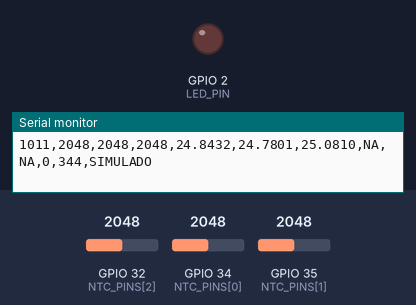
The program below on a simulated ESP32. On the bench: output pins drawn as LEDs (lit = HIGH), the last lines printed to the serial monitor. The inputs (shaded band) are chosen by the test bench; at power-on: GPIO 32 (NTC_PINS[2]) = 2048, GPIO 34 (NTC_PINS[0]) = 2048, GPIO 35 (NTC_PINS[1]) = 2048 (analog values on the 0–4095 scale).

Above: at 1.8 s.
1.9 s: GPIO 32 (NTC_PINS[2]) set to 7
5.2 s: GPIO 32 (NTC_PINS[2]) set to 4
At 9.0 s:
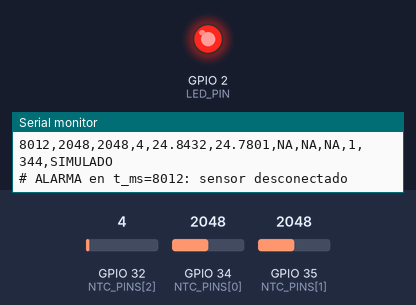
9.3 s: GPIO 34 (NTC_PINS[0]) set to 7
10.8 s: GPIO 34 (NTC_PINS[0]) set to 4
13.5 s: GPIO 35 (NTC_PINS[1]) set to 7
15.0 s: GPIO 35 (NTC_PINS[1]) set to 4
Timing chart, 0 to 18.0 s (numbered marks = the images above; inputs shaded):
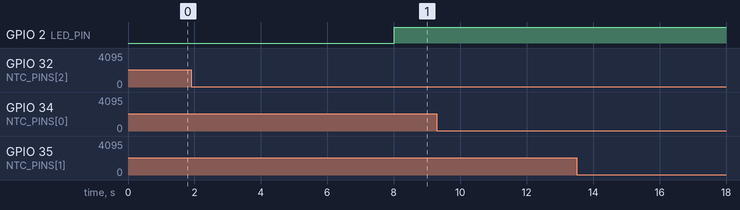

Measured:
- the behaviour switches between 6 and 5 on GPIO 32 (NTC_PINS[2]) (found by bisection; images 0 and 1)
- after the input at 5.2 s, GPIO 2 (LED_PIN): LOW → HIGH after 2.8 s

The program:

main.cpp
```cpp
// =====================================================================
// Monitor de cadena de frio - ESP32 (simulado en Wokwi)        R2 + R19
//
// En CADA ciclo (Ts = 1 s), sin ayuda del computador:
//   1. lee los 3 canales del ADC;
//   2. temperatura calibrada de cada canal con los coeficientes de E1:
//          L = ln(adc / (4095 - adc)),   T = 1/(THETA0 + THETA1*L) - 273.15
//   3. detector de E3: promedio movil de VENTANA muestras, estandariza con MU y S,
//      proyecta sobre las componentes P_RET, calcula T2 y Q, compara con los
//      umbrales y aplica la persistencia K;
//   4. si hay alarma: enciende el LED y escribe un mensaje "# ALARMA" por serie.
//
// Todos los numeros vienen de include/parametros.h, que genera
// 1_electronica/generar_parametros.py a partir de los JSON de E1 y E3.
//
// Una fila CSV por ciclo:
//   t_ms,adc_1,adc_2,adc_3,T_1,T_2,T_3,T2,Q,alarma,t_proc_us,Origen
//
//   T_i       : temperatura CALIBRADA del canal i [C] (NA si el canal no es valido)
//   T2, Q     : estadisticos del detector (NA mientras la ventana no este llena)
//   alarma    : 1 si la muestra fue anomala K_PERSISTENCIA veces seguidas
//   t_proc_us : tiempo de lectura + calculo de este ciclo [us] (R20)
//
// Las lineas que empiezan por '#' son mensajes, no datos.
// =====================================================================

#include <Arduino.h>
#include <math.h>

#include "parametros.h"

// -------------------------------
// PINES Y MUESTREO
// -------------------------------

const int LED_PIN = 2;
const int NUM_SENSORES = 3;
const int NTC_PINS[NUM_SENSORES] = {34, 35, 32};

// Ts = 1000 ms. Justificacion (R2): 1_electronica/resultados/justificacion_Ts.md
const unsigned long TS_MS = 1000;

const float ADC_MAX = 4095.0f;
// Lecturas en los extremos del ADC = sensor desconectado o en corto.
const int ADC_LIMITE_INFERIOR = 5;
const int ADC_LIMITE_SUPERIOR = 4090;

// -------------------------------
// ESTADO DEL DETECTOR (se conserva entre ciclos)
// -------------------------------

float ventana[VENTANA][NUM_SENSORES];   // ultimas VENTANA temperaturas de cada canal
int posicion = 0;                       // donde se escribe la proxima muestra
int validasSeguidas = 0;                // ciclos seguidos con los 3 canales validos
int anomalasSeguidas = 0;               // ciclos seguidos con muestra anomala
bool alarmaAnterior = false;

unsigned long proximoMuestreo = 0;

// -------------------------------
// PASO 2: TEMPERATURA CALIBRADA (E1, estructura M2)
// -------------------------------

float temperaturaCalibrada(int adc, int canal) {
    if (adc <= ADC_LIMITE_INFERIOR || adc >= ADC_LIMITE_SUPERIOR) {
        return NAN;   // canal desconectado o en corto
    }
    float L = log(adc / (ADC_MAX - adc));
    return 1.0f / (THETA[canal][0] + THETA[canal][1] * L) - 273.15f;
}

// -------------------------------
// PASO 3: DETECTOR PCA (E3)
// Devuelve true si se pudo calcular (ventana llena); deja T2 y Q en las variables.
// -------------------------------

bool calcularDetector(float &T2, float &Q) {
    if (validasSeguidas < VENTANA) {
        return false;   // falta llenar la ventana con muestras validas
    }

    float z[NUM_SENSORES];
    for (int i = 0; i < NUM_SENSORES; i++) {
        // promedio movil de las ultimas VENTANA muestras
        float suma = 0.0f;
        for (int j = 0; j < VENTANA; j++) {
            suma += ventana[j][i];
        }
        float x = suma / VENTANA;
        // estandarizar con la media y la desviacion de entrenamiento
        z[i] = (x - MU[i]) / S[i];
    }

    // t = P^T z  (coordenada sobre cada componente retenida)
    // T2 = sum t^2 / lambda
    // z_reconstruida = P t ;  Q = ||z - z_reconstruida||^2
    float t[K_COMP];
    T2 = 0.0f;
    for (int c = 0; c < K_COMP; c++) {
        t[c] = 0.0f;
        for (int i = 0; i < NUM_SENSORES; i++) {
            t[c] += P_RET[i][c] * z[i];
        }
        T2 += t[c] * t[c] / LAMBDA[c];
    }

    Q = 0.0f;
    for (int i = 0; i < NUM_SENSORES; i++) {
        float reconstruida = 0.0f;
        for (int c = 0; c < K_COMP; c++) {
            reconstruida += P_RET[i][c] * t[c];
        }
        float residuo = z[i] - reconstruida;
        Q += residuo * residuo;
    }
    return true;
}

// -------------------------------
// CONFIGURACION INICIAL
// -------------------------------

void setup() {
    pinMode(LED_PIN, OUTPUT);
    Serial.begin(115200);
    analogReadResolution(12);

    Serial.println("# Monitor de cadena de frio con calibracion E1 y detector PCA E3 (SIMULADO)");
    Serial.print("# Memoria libre (heap) al iniciar [bytes]: ");
    Serial.println(ESP.getFreeHeap());
    Serial.println("t_ms,adc_1,adc_2,adc_3,T_1,T_2,T_3,T2,Q,alarma,t_proc_us,Origen");

    proximoMuestreo = millis();
}

// -------------------------------
// PROGRAMA PRINCIPAL
// -------------------------------

void imprimirNumero(float valor, int decimales) {
    Serial.print(",");
    if (isnan(valor)) {
        Serial.print("NA");
    } else {
        Serial.print(valor, decimales);
    }
}

void loop() {
    // Muestreo con periodo fijo (el tiempo de calculo no acumula retraso)
    if ((long)(millis() - proximoMuestreo) < 0) {
        return;
    }
    unsigned long tMs = millis();
    proximoMuestreo += TS_MS;

    unsigned long inicioUs = micros();

    // ---- 1. Leer los 3 canales ----
    int adc[NUM_SENSORES];
    for (int i = 0; i < NUM_SENSORES; i++) {
        adc[i] = analogRead(NTC_PINS[i]);
    }

    // ---- 2. Temperatura calibrada ----
    float temperatura[NUM_SENSORES];
    bool desconectado = false;
    for (int i = 0; i < NUM_SENSORES; i++) {
        temperatura[i] = temperaturaCalibrada(adc[i], i);
        if (isnan(temperatura[i])) {
            desconectado = true;
        }
        ventana[posicion][i] = temperatura[i];
    }
    posicion = (posicion + 1) % VENTANA;
    // Si algun canal no es valido, la ventana tiene un hueco: hay que esperar
    // VENTANA ciclos validos seguidos para volver a calcular T2 y Q.
    validasSeguidas = desconectado ? 0 : validasSeguidas + 1;

    // ---- 3. Detector ----
    float T2 = NAN, Q = NAN;
    bool hayEstadistico = calcularDetector(T2, Q);
    bool fueraT2 = hayEstadistico && T2 > UMBRAL_T2;
    bool fueraQ = hayEstadistico && Q > UMBRAL_Q;
    bool anomala = desconectado || fueraT2 || fueraQ;

    anomalasSeguidas = anomala ? anomalasSeguidas + 1 : 0;
    bool alarma = anomalasSeguidas >= K_PERSISTENCIA;

    unsigned long tProcUs = micros() - inicioUs;

    // ---- 4. Salida: fila CSV, LED y mensaje ----
    Serial.print(tMs);
    for (int i = 0; i < NUM_SENSORES; i++) {
        Serial.print(",");
        Serial.print(adc[i]);
    }
    for (int i = 0; i < NUM_SENSORES; i++) {
        imprimirNumero(temperatura[i], 4);
    }
    imprimirNumero(T2, 4);
    imprimirNumero(Q, 4);
    Serial.print(",");
    Serial.print(alarma ? 1 : 0);
    Serial.print(",");
    Serial.print(tProcUs);
    Serial.println(",SIMULADO");

    digitalWrite(LED_PIN, alarma ? HIGH : LOW);

    if (alarma && !alarmaAnterior) {
        Serial.print("# ALARMA en t_ms=");
        Serial.print(tMs);
        Serial.print(": ");
        if (desconectado) Serial.print("sensor desconectado ");
        if (fueraQ) Serial.print("Q sobre el umbral (patron entre sensores roto, p. ej. tapa abierta) ");
        if (fueraT2) Serial.print("T2 sobre el umbral (los 3 sensores lejos de lo normal) ");
        Serial.println();
    } else if (!alarma && alarmaAnterior) {
        Serial.print("# Fin de la alarma en t_ms=");
        Serial.println(tMs);
    }
    alarmaAnterior = alarma;
}
```

parametros.h
```cpp
// =====================================================================
// ARCHIVO GENERADO por 1_electronica/generar_parametros.py - NO EDITAR A MANO.
// Origen: E1_calibracion/resultados/coeficientes_calibracion.json
//         E3_eventos/resultados/parametros_detector.json
// Datos SIMULADOS.
// =====================================================================
#pragma once

// ---- Calibración de E1 (estructura M2):  1/T_K = THETA[i][0] + THETA[i][1]·L ----
const float THETA[3][2] = {
    {3.3556580531e-03f, 2.5258270338e-04f},
    {3.3563676551e-03f, 2.5402319555e-04f},
    {3.3529811665e-03f, 2.5487010037e-04f}
};

// ---- Detector PCA de E3 (fijado solo con entrenamiento.csv) ----
// VENTANA: promedio móvil [muestras]; K_COMP: componentes retenidas;
// K_PERSISTENCIA: muestras anómalas seguidas para encender la alarma.
const int VENTANA = 10;
const int K_COMP = 1;
const int K_PERSISTENCIA = 3;

// Media y desviación de cada sensor [°C] y autovalores retenidos.
const float MU[3] = {4.9474940434e+00f, 5.0970056308e+00f, 4.7536089305e+00f};
const float S[3] = {2.1689879787e-01f, 2.1260371488e-01f, 2.1309424794e-01f};
const float LAMBDA[K_COMP] = {2.9643050157e+00f};

// P_RET[sensor][componente]
const float P_RET[3][K_COMP] = {
    {5.7707060031e-01f},
    {5.7741200760e-01f},
    {5.7756808753e-01f}
};

const float UMBRAL_T2 = 2.5488212594e+00f;
const float UMBRAL_Q = 1.7806063058e-01f;
```
